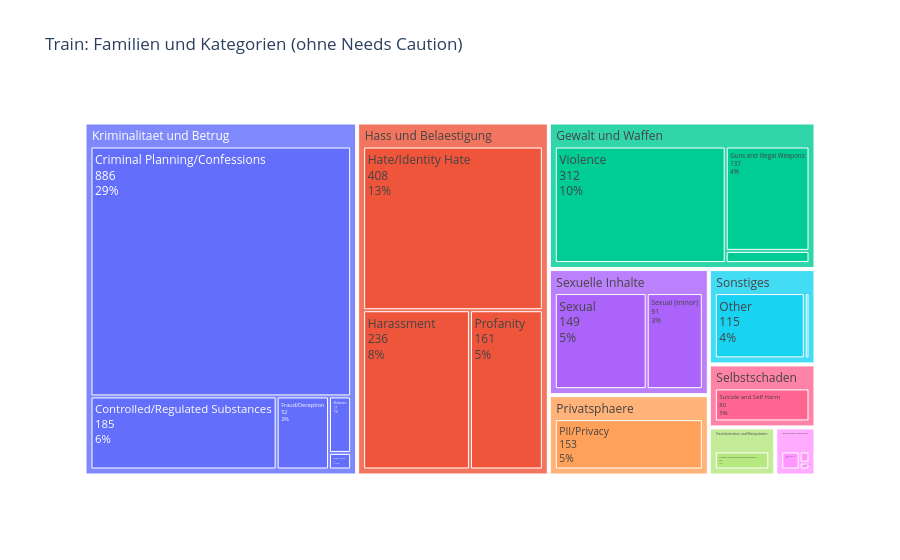

The code cell stored with this chart in its notebook:
### Markdown cell above
**Treemap:** Nennungen pro Familie und Kategorie im Train-Split als verschachtelte Kacheln: außen die Familie, innen die Kategorien. Die Fläche entspricht der Häufigkeit, angezeigt werden Name, Anzahl und Anteil am Gesamten.

### Code cell
import plotly.express as px

tm = (train_long.dropna(subset=["familie"])
      .loc[lambda d: ~d["kategorie"].isin(nicht_in_grafiken)]   # Zusatzmarker nicht mitzählen
      .groupby(["familie", "kategorie"]).size()
      .reset_index(name="n"))

fig = px.treemap(tm, path=["familie", "kategorie"], values="n",
                 title="Train: Familien und Kategorien (ohne Needs Caution)")
fig.update_traces(textinfo="label+value+percent root")
fig.show()

### Figure 1 — Plotly figure (JSON) as saved in the notebook; plotly's stock layout.template omitted (floating-point values rounded to 4 significant figures)
{"data": [{"branchvalues": "total", "domain": {"x": [0, 1], "y": [0, 1]}, "hovertemplate": "labels=%{label}<br>n=%{value}<br>parent=%{parent}<br>id=%{id}<extra></extra>", "ids": ["Beratung und Regulierung/Copyright/Trademark/Plagiarism", "Beratung und Regulierung/High Risk Gov Decision Making", "Beratung und Regulierung/Unauthorized Advice", "Desinformation und Manipulation/Political/Misinformation/Conspiracy", "Gewalt und Waffen/Guns and Illegal Weapons", "Gewalt und Waffen/Threat", "Gewalt und Waffen/Violence", "Hass und Belaestigung/Harassment", "Hass und Belaestigung/Hate/Identity Hate", "Hass und Belaestigung/Profanity", "Kriminalitaet und Betrug/Controlled/Regulated Substances", "Kriminalitaet und Betrug/Criminal Planning/Confessions", "Kriminalitaet und Betrug/Fraud/Deception", "Kriminalitaet und Betrug/Illegal Activity", "Kriminalitaet und Betrug/Malware", "Privatsphaere/PII/Privacy", "Selbstschaden/Suicide and Self Harm", "Sexuelle Inhalte/Sexual", "Sexuelle Inhalte/Sexual (minor)", "Sonstiges/Immoral/Unethical", "Sonstiges/Other", "Beratung und Regulierung", "Desinformation und Manipulation", "Gewalt und Waffen", "Hass und Belaestigung", "Kriminalitaet und Betrug", "Privatsphaere", "Selbstschaden", "Sexuelle Inhalte", "Sonstiges"], "labels": ["Copyright/Trademark/Plagiarism", "High Risk Gov Decision Making", "Unauthorized Advice", "Political/Misinformation/Conspiracy", "Guns and Illegal Weapons", "Threat", "Violence", "Harassment", "Hate/Identity Hate", "Profanity", "Controlled/Regulated Substances", "Criminal Planning/Confessions", "Fraud/Deception", "Illegal Activity", "Malware", "PII/Privacy", "Suicide and Self Harm", "Sexual", "Sexual (minor)", "Immoral/Unethical", "Other", "Beratung und Regulierung", "Desinformation und Manipulation", "Gewalt und Waffen", "Hass und Belaestigung", "Kriminalitaet und Betrug", "Privatsphaere", "Selbstschaden", "Sexuelle Inhalte", "Sonstiges"], "name": "", "parents": ["Beratung und Regulierung", "Beratung und Regulierung", "Beratung und Regulierung", "Desinformation und Manipulation", "Gewalt und Waffen", "Gewalt und Waffen", "Gewalt und Waffen", "Hass und Belaestigung", "Hass und Belaestigung", "Hass und Belaestigung", "Kriminalitaet und Betrug", "Kriminalitaet und Betrug", "Kriminalitaet und Betrug", "Kriminalitaet und Betrug", "Kriminalitaet und Betrug", "Privatsphaere", "Selbstschaden", "Sexuelle Inhalte", "Sexuelle Inhalte", "Sonstiges", "Sonstiges", "", "", "", "", "", "", "", "", ""], "textinfo": "label+value+percent root", "type": "treemap", "values": [3.0, 15.0, 5.0, 38.0, 137.0, 16.0, 312.0, 236.0, 408.0, 161.0, 185.0, 886.0, 52.0, 5.0, 17.0, 153.0, 80.0, 149.0, 91.0, 6.0, 115.0, 23.0, 38.0, 465.0, 805.0, 1145.0, 153.0, 80.0, 240.0, 121.0]}], "layout": {"legend": {"tracegroupgap": 0}, "title": {"text": "Train: Familien und Kategorien (ohne Needs Caution)"}}}
